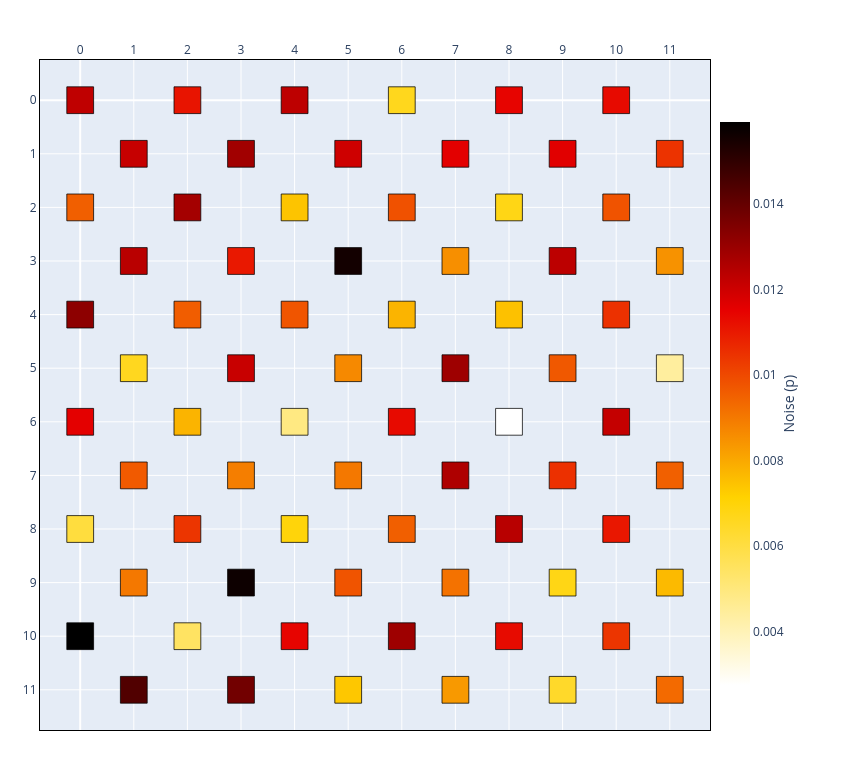

The notebook cell this image was saved under:
### Markdown cell above
## 3. Noise models

Real superconducting processors are heterogeneous: physical error rates vary
substantially across the lattice and are frequently correlated in space. Modeling this
heterogeneity faithfully is precisely why qSNOW represents noise as a per-qubit field
rather than a single global parameter.

Every qubit carries a `NoiseProfile` exposing a physical error rate `p` (a bounded float
on `[0, 0.75]`). `Chip` provides a family of *samplers* that populate `p` across the
lattice, each recording its parameters in the chip's metadata for provenance:

- **`generate_uniform_noise(p)`** — a homogeneous field; every qubit shares a single `p`.
- **`generate_random_noise(range)`** — independent draws from a uniform distribution
  over `range`.
- **`generate_gaussian_noise(mean, deviation)`** — independent draws from a truncated
  Gaussian.
- **`generate_derived_contour_noise(mean, deviation, slope=...)`** — a *spatially
  correlated* gradient, in which each site's error rate is derived from a smoothed
  neighborhood average, producing the contoured, non-i.i.d. structure characteristic of
  real devices.

Each sampler also populates the chip's **couplers**, deriving each edge's rate from the
two qubits it joins (section 6); each accepts a `seed` for reproducibility. Below we visualize the
three non-trivial fields with `noise_heatmap_style`, moving from fully independent
(Gaussian, random) to spatially correlated (contour).

### Code cell
# (a) Truncated-Gaussian field: i.i.d. draws about a target mean.
chip = Chip(6, 6)
chip.generate_gaussian_noise(mean=0.010, deviation=0.003, seed=42)

print("noise model :", chip.summary()["noise_model"])
print("p at (2, 2) :", chip.loc((2, 2)).noise.p)
chip.show(style=noise_heatmap_style(chip))

### Figure 1 — Plotly figure (JSON) as saved in the notebook; plotly's stock layout.template omitted (floating-point values rounded to 4 significant figures)
{"data": [{"hoverinfo": "text", "hovertext": ["(0, 0)<br>status=INACTIVE<br>noise=0.0123", "(0, 2)<br>status=INACTIVE<br>noise=0.0095", "(0, 4)<br>status=INACTIVE<br>noise=0.0132", "(0, 6)<br>status=INACTIVE<br>noise=0.0115", "(0, 8)<br>status=INACTIVE<br>noise=0.0061", "(0, 10)<br>status=INACTIVE<br>noise=0.0159", "(1, 1)<br>status=INACTIVE<br>noise=0.0121", "(1, 3)<br>status=INACTIVE<br>noise=0.0124", "(1, 5)<br>status=INACTIVE<br>noise=0.0066", "(1, 7)<br>status=INACTIVE<br>noise=0.0096", "(1, 9)<br>status=INACTIVE<br>noise=0.0090", "(1, 11)<br>status=INACTIVE<br>noise=0.0144", "(2, 0)<br>status=INACTIVE<br>noise=0.0111", "(2, 2)<br>status=INACTIVE<br>noise=0.0128", "(2, 4)<br>status=INACTIVE<br>noise=0.0096", "(2, 6)<br>status=INACTIVE<br>noise=0.0078", "(2, 8)<br>status=INACTIVE<br>noise=0.0104", "(2, 10)<br>status=INACTIVE<br>noise=0.0054", "(3, 1)<br>status=INACTIVE<br>noise=0.0128", "(3, 3)<br>status=INACTIVE<br>noise=0.0110", "(3, 5)<br>status=INACTIVE<br>noise=0.0121", "(3, 7)<br>status=INACTIVE<br>noise=0.0089", "(3, 9)<br>status=INACTIVE<br>noise=0.0157", "(3, 11)<br>status=INACTIVE<br>noise=0.0137", "(4, 0)<br>status=INACTIVE<br>noise=0.0123", "(4, 2)<br>status=INACTIVE<br>noise=0.0074", "(4, 4)<br>status=INACTIVE<br>noise=0.0097", "(4, 6)<br>status=INACTIVE<br>noise=0.0049", "(4, 8)<br>status=INACTIVE<br>noise=0.0069", "(4, 10)<br>status=INACTIVE<br>noise=0.0114", "(5, 1)<br>status=INACTIVE<br>noise=0.0120", "(5, 3)<br>status=INACTIVE<br>noise=0.0155", "(5, 5)<br>status=INACTIVE<br>noise=0.0086", "(5, 7)<br>status=INACTIVE<br>noise=0.0090", "(5, 9)<br>status=INACTIVE<br>noise=0.0098", "(5, 11)<br>status=INACTIVE<br>noise=0.0074", "(6, 0)<br>status=INACTIVE<br>noise=0.0066", "(6, 2)<br>status=INACTIVE<br>noise=0.0098", "(6, 4)<br>status=INACTIVE<br>noise=0.0078", "(6, 6)<br>status=INACTIVE<br>noise=0.0113", "(6, 8)<br>status=INACTIVE<br>noise=0.0095", "(6, 10)<br>status=INACTIVE<br>noise=0.0129", "(7, 1)<br>status=INACTIVE<br>noise=0.0116", "(7, 3)<br>status=INACTIVE<br>noise=0.0085", "(7, 5)<br>status=INACTIVE<br>noise=0.0129", "(7, 7)<br>status=INACTIVE<br>noise=0.0126", "(7, 9)<br>status=INACTIVE<br>noise=0.0091", "(7, 11)<br>status=INACTIVE<br>noise=0.0083", "(8, 0)<br>status=INACTIVE<br>noise=0.0114", "(8, 2)<br>status=INACTIVE<br>noise=0.0068", "(8, 4)<br>status=INACTIVE<br>noise=0.0075", "(8, 6)<br>status=INACTIVE<br>noise=0.0027", "(8, 8)<br>status=INACTIVE<br>noise=0.0124", "(8, 10)<br>status=INACTIVE<br>noise=0.0113", "(9, 1)<br>status=INACTIVE<br>noise=0.0116", "(9, 3)<br>status=INACTIVE<br>noise=0.0123", "(9, 5)<br>status=INACTIVE<br>noise=0.0097", "(9, 7)<br>status=INACTIVE<br>noise=0.0105", "(9, 9)<br>status=INACTIVE<br>noise=0.0068", "(9, 11)<br>status=INACTIVE<br>noise=0.0064", "(10, 0)<br>status=INACTIVE<br>noise=0.0113", "(10, 2)<br>status=INACTIVE<br>noise=0.0098", "(10, 4)<br>status=INACTIVE<br>noise=0.0105", "(10, 6)<br>status=INACTIVE<br>noise=0.0122", "(10, 8)<br>status=INACTIVE<br>noise=0.0110", "(10, 10)<br>status=INACTIVE<br>noise=0.0104", "(11, 1)<br>status=INACTIVE<br>noise=0.0104", "(11, 3)<br>status=INACTIVE<br>noise=0.0085", "(11, 5)<br>status=INACTIVE<br>noise=0.0044", "(11, 7)<br>status=INACTIVE<br>noise=0.0095", "(11, 9)<br>status=INACTIVE<br>noise=0.0076", "(11, 11)<br>status=INACTIVE<br>noise=0.0093"], "marker": {"cmax": 0.01591, "cmin": 0.00274, "color": [0.01226, 0.00954, 0.01322, 0.01155, 0.00606, 0.01591, 0.01213, 0.01238, 0.0066, 0.00963, 0.00901, 0.01436, 0.01111, 0.01278, 0.00957, 0.00776, 0.01041, 0.00544, 0.01284, 0.01101, 0.0121, 0.00888, 0.01567, 0.01373, 0.0123, 0.00742, 0.00975, 0.00489, 0.00695, 0.01143, 0.01198, 0.01554, 0.00865, 0.00901, 0.00977, 0.00736, 0.00663, 0.00982, 0.00776, 0.01132, 0.00953, 0.0129, 0.01158, 0.00854, 0.01289, 0.01258, 0.00914, 0.00833, 0.01143, 0.00676, 0.00748, 0.00274, 0.01239, 0.01128, 0.01162, 0.01232, 0.00969, 0.01052, 0.00676, 0.0064, 0.01131, 0.00978, 0.01049, 0.01217, 0.01103, 0.01041, 0.01045, 0.00846, 0.00441, 0.00952, 0.00763, 0.00931], "colorbar": {"len": 0.8701, "title": {"side": "right", "text": "Noise (p)"}, "x": 0.8701, "xanchor": "left", "y": 0.487, "yanchor": "middle"}, "colorscale": [[0, "rgb(255,255,255)"], [0.3333, "rgb(255,210,0)"], [0.6667, "rgb(230,0,0)"], [1, "rgb(0,0,0)"]], "opacity": 0, "showscale": true, "size": 20}, "mode": "markers", "name": "qubits", "type": "scattergl", "x": [0, 0, 0, 0, 0, 0, 1, 1, 1, 1, 1, 1, 2, 2, 2, 2, 2, 2, 3, 3, 3, 3, 3, 3, 4, 4, 4, 4, 4, 4, 5, 5, 5, 5, 5, 5, 6, 6, 6, 6, 6, 6, 7, 7, 7, 7, 7, 7, 8, 8, 8, 8, 8, 8, 9, 9, 9, 9, 9, 9, 10, 10, 10, 10, 10, 10, 11, 11, 11, 11, 11, 11], "y": [0, 2, 4, 6, 8, 10, 1, 3, 5, 7, 9, 11, 0, 2, 4, 6, 8, 10, 1, 3, 5, 7, 9, 11, 0, 2, 4, 6, 8, 10, 1, 3, 5, 7, 9, 11, 0, 2, 4, 6, 8, 10, 1, 3, 5, 7, 9, 11, 0, 2, 4, 6, 8, 10, 1, 3, 5, 7, 9, 11, 0, 2, 4, 6, 8, 10, 1, 3, 5, 7, 9, 11]}], "layout": {"height": 770, "margin": {"b": 40, "l": 40, "r": 40, "t": 60}, "shapes": [{"fillcolor": "rgb(191, 0, 0)", "layer": "above", "line": {"color": "black", "width": 0.75}, "opacity": 1, "type": "rect", "x0": -0.25, "x1": 0.25, "y0": -0.25, "y1": 0.25}, {"fillcolor": "rgb(241, 95, 0)", "layer": "above", "line": {"color": "black", "width": 0.75}, "opacity": 1, "type": "rect", "x0": -0.25, "x1": 0.25, "y0": 1.75, "y1": 2.25}, {"fillcolor": "rgb(141, 0, 0)", "layer": "above", "line": {"color": "black", "width": 0.75}, "opacity": 1, "type": "rect", "x0": -0.25, "x1": 0.25, "y0": 3.75, "y1": 4.25}, {"fillcolor": "rgb(228, 0, 0)", "layer": "above", "line": {"color": "black", "width": 0.75}, "opacity": 1, "type": "rect", "x0": -0.25, "x1": 0.25, "y0": 5.75, "y1": 6.25}, {"fillcolor": "rgb(255, 221, 62)", "layer": "above", "line": {"color": "black", "width": 0.75}, "opacity": 1, "type": "rect", "x0": -0.25, "x1": 0.25, "y0": 7.75, "y1": 8.25}, {"fillcolor": "rgb(0, 0, 0)", "layer": "above", "line": {"color": "black", "width": 0.75}, "opacity": 1, "type": "rect", "x0": -0.25, "x1": 0.25, "y0": 9.75, "y1": 10.25}, {"fillcolor": "rgb(198, 0, 0)", "layer": "above", "line": {"color": "black", "width": 0.75}, "opacity": 1, "type": "rect", "x0": 0.75, "x1": 1.25, "y0": 0.75, "y1": 1.25}, {"fillcolor": "rgb(185, 0, 0)", "layer": "above", "line": {"color": "black", "width": 0.75}, "opacity": 1, "type": "rect", "x0": 0.75, "x1": 1.25, "y0": 2.75, "y1": 3.25}, {"fillcolor": "rgb(255, 215, 31)", "layer": "above", "line": {"color": "black", "width": 0.75}, "opacity": 1, "type": "rect", "x0": 0.75, "x1": 1.25, "y0": 4.75, "y1": 5.25}, {"fillcolor": "rgb(241, 90, 0)", "layer": "above", "line": {"color": "black", "width": 0.75}, "opacity": 1, "type": "rect", "x0": 0.75, "x1": 1.25, "y0": 6.75, "y1": 7.25}, {"fillcolor": "rgb(244, 120, 0)", "layer": "above", "line": {"color": "black", "width": 0.75}, "opacity": 1, "type": "rect", "x0": 0.75, "x1": 1.25, "y0": 8.75, "y1": 9.25}, {"fillcolor": "rgb(81, 0, 0)", "layer": "above", "line": {"color": "black", "width": 0.75}, "opacity": 1, "type": "rect", "x0": 0.75, "x1": 1.25, "y0": 10.75, "y1": 11.25}, {"fillcolor": "rgb(232, 20, 0)", "layer": "above", "line": {"color": "black", "width": 0.75}, "opacity": 1, "type": "rect", "x0": 1.75, "x1": 2.25, "y0": -0.25, "y1": 0.25}, {"fillcolor": "rgb(164, 0, 0)", "layer": "above", "line": {"color": "black", "width": 0.75}, "opacity": 1, "type": "rect", "x0": 1.75, "x1": 2.25, "y0": 1.75, "y1": 2.25}, {"fillcolor": "rgb(241, 93, 0)", "layer": "above", "line": {"color": "black", "width": 0.75}, "opacity": 1, "type": "rect", "x0": 1.75, "x1": 2.25, "y0": 3.75, "y1": 4.25}, {"fillcolor": "rgb(251, 180, 0)", "layer": "above", "line": {"color": "black", "width": 0.75}, "opacity": 1, "type": "rect", "x0": 1.75, "x1": 2.25, "y0": 5.75, "y1": 6.25}, {"fillcolor": "rgb(236, 53, 0)", "layer": "above", "line": {"color": "black", "width": 0.75}, "opacity": 1, "type": "rect", "x0": 1.75, "x1": 2.25, "y0": 7.75, "y1": 8.25}, {"fillcolor": "rgb(255, 227, 98)", "layer": "above", "line": {"color": "black", "width": 0.75}, "opacity": 1, "type": "rect", "x0": 1.75, "x1": 2.25, "y0": 9.75, "y1": 10.25}, {"fillcolor": "rgb(161, 0, 0)", "layer": "above", "line": {"color": "black", "width": 0.75}, "opacity": 1, "type": "rect", "x0": 2.75, "x1": 3.25, "y0": 0.75, "y1": 1.25}, {"fillcolor": "rgb(233, 24, 0)", "layer": "above", "line": {"color": "black", "width": 0.75}, "opacity": 1, "type": "rect", "x0": 2.75, "x1": 3.25, "y0": 2.75, "y1": 3.25}, {"fillcolor": "rgb(200, 0, 0)", "layer": "above", "line": {"color": "black", "width": 0.75}, "opacity": 1, "type": "rect", "x0": 2.75, "x1": 3.25, "y0": 4.75, "y1": 5.25}, {"fillcolor": "rgb(245, 126, 0)", "layer": "above", "line": {"color": "black", "width": 0.75}, "opacity": 1, "type": "rect", "x0": 2.75, "x1": 3.25, "y0": 6.75, "y1": 7.25}, {"fillcolor": "rgb(13, 0, 0)", "layer": "above", "line": {"color": "black", "width": 0.75}, "opacity": 1, "type": "rect", "x0": 2.75, "x1": 3.25, "y0": 8.75, "y1": 9.25}, {"fillcolor": "rgb(114, 0, 0)", "layer": "above", "line": {"color": "black", "width": 0.75}, "opacity": 1, "type": "rect", "x0": 2.75, "x1": 3.25, "y0": 10.75, "y1": 11.25}, {"fillcolor": "rgb(189, 0, 0)", "layer": "above", "line": {"color": "black", "width": 0.75}, "opacity": 1, "type": "rect", "x0": 3.75, "x1": 4.25, "y0": -0.25, "y1": 0.25}, {"fillcolor": "rgb(253, 196, 0)", "layer": "above", "line": {"color": "black", "width": 0.75}, "opacity": 1, "type": "rect", "x0": 3.75, "x1": 4.25, "y0": 1.75, "y1": 2.25}, {"fillcolor": "rgb(240, 85, 0)", "layer": "above", "line": {"color": "black", "width": 0.75}, "opacity": 1, "type": "rect", "x0": 3.75, "x1": 4.25, "y0": 3.75, "y1": 4.25}, {"fillcolor": "rgb(255, 233, 130)", "layer": "above", "line": {"color": "black", "width": 0.75}, "opacity": 1, "type": "rect", "x0": 3.75, "x1": 4.25, "y0": 5.75, "y1": 6.25}, {"fillcolor": "rgb(255, 212, 10)", "layer": "above", "line": {"color": "black", "width": 0.75}, "opacity": 1, "type": "rect", "x0": 3.75, "x1": 4.25, "y0": 7.75, "y1": 8.25}, {"fillcolor": "rgb(231, 4, 0)", "layer": "above", "line": {"color": "black", "width": 0.75}, "opacity": 1, "type": "rect", "x0": 3.75, "x1": 4.25, "y0": 9.75, "y1": 10.25}, {"fillcolor": "rgb(206, 0, 0)", "layer": "above", "line": {"color": "black", "width": 0.75}, "opacity": 1, "type": "rect", "x0": 4.75, "x1": 5.25, "y0": 0.75, "y1": 1.25}, {"fillcolor": "rgb(19, 0, 0)", "layer": "above", "line": {"color": "black", "width": 0.75}, "opacity": 1, "type": "rect", "x0": 4.75, "x1": 5.25, "y0": 2.75, "y1": 3.25}, {"fillcolor": "rgb(246, 137, 0)", "layer": "above", "line": {"color": "black", "width": 0.75}, "opacity": 1, "type": "rect", "x0": 4.75, "x1": 5.25, "y0": 4.75, "y1": 5.25}, {"fillcolor": "rgb(244, 120, 0)", "layer": "above", "line": {"color": "black", "width": 0.75}, "opacity": 1, "type": "rect", "x0": 4.75, "x1": 5.25, "y0": 6.75, "y1": 7.25}, {"fillcolor": "rgb(240, 84, 0)", "layer": "above", "line": {"color": "black", "width": 0.75}, "opacity": 1, "type": "rect", "x0": 4.75, "x1": 5.25, "y0": 8.75, "y1": 9.25}, {"fillcolor": "rgb(254, 199, 0)", "layer": "above", "line": {"color": "black", "width": 0.75}, "opacity": 1, "type": "rect", "x0": 4.75, "x1": 5.25, "y0": 10.75, "y1": 11.25}, {"fillcolor": "rgb(255, 215, 29)", "layer": "above", "line": {"color": "black", "width": 0.75}, "opacity": 1, "type": "rect", "x0": 5.75, "x1": 6.25, "y0": -0.25, "y1": 0.25}, {"fillcolor": "rgb(240, 81, 0)", "layer": "above", "line": {"color": "black", "width": 0.75}, "opacity": 1, "type": "rect", "x0": 5.75, "x1": 6.25, "y0": 1.75, "y1": 2.25}, {"fillcolor": "rgb(251, 180, 0)", "layer": "above", "line": {"color": "black", "width": 0.75}, "opacity": 1, "type": "rect", "x0": 5.75, "x1": 6.25, "y0": 3.75, "y1": 4.25}, {"fillcolor": "rgb(231, 10, 0)", "layer": "above", "line": {"color": "black", "width": 0.75}, "opacity": 1, "type": "rect", "x0": 5.75, "x1": 6.25, "y0": 5.75, "y1": 6.25}, {"fillcolor": "rgb(241, 95, 0)", "layer": "above", "line": {"color": "black", "width": 0.75}, "opacity": 1, "type": "rect", "x0": 5.75, "x1": 6.25, "y0": 7.75, "y1": 8.25}, {"fillcolor": "rgb(158, 0, 0)", "layer": "above", "line": {"color": "black", "width": 0.75}, "opacity": 1, "type": "rect", "x0": 5.75, "x1": 6.25, "y0": 9.75, "y1": 10.25}, {"fillcolor": "rgb(227, 0, 0)", "layer": "above", "line": {"color": "black", "width": 0.75}, "opacity": 1, "type": "rect", "x0": 6.75, "x1": 7.25, "y0": 0.75, "y1": 1.25}, {"fillcolor": "rgb(247, 143, 0)", "layer": "above", "line": {"color": "black", "width": 0.75}, "opacity": 1, "type": "rect", "x0": 6.75, "x1": 7.25, "y0": 2.75, "y1": 3.25}, {"fillcolor": "rgb(158, 0, 0)", "layer": "above", "line": {"color": "black", "width": 0.75}, "opacity": 1, "type": "rect", "x0": 6.75, "x1": 7.25, "y0": 4.75, "y1": 5.25}, {"fillcolor": "rgb(174, 0, 0)", "layer": "above", "line": {"color": "black", "width": 0.75}, "opacity": 1, "type": "rect", "x0": 6.75, "x1": 7.25, "y0": 6.75, "y1": 7.25}, {"fillcolor": "rgb(244, 114, 0)", "layer": "above", "line": {"color": "black", "width": 0.75}, "opacity": 1, "type": "rect", "x0": 6.75, "x1": 7.25, "y0": 8.75, "y1": 9.25}, {"fillcolor": "rgb(248, 153, 0)", "layer": "above", "line": {"color": "black", "width": 0.75}, "opacity": 1, "type": "rect", "x0": 6.75, "x1": 7.25, "y0": 10.75, "y1": 11.25}, {"fillcolor": "rgb(231, 4, 0)", "layer": "above", "line": {"color": "black", "width": 0.75}, "opacity": 1, "type": "rect", "x0": 7.75, "x1": 8.25, "y0": -0.25, "y1": 0.25}, {"fillcolor": "rgb(255, 214, 21)", "layer": "above", "line": {"color": "black", "width": 0.75}, "opacity": 1, "type": "rect", "x0": 7.75, "x1": 8.25, "y0": 1.75, "y1": 2.25}, {"fillcolor": "rgb(253, 193, 0)", "layer": "above", "line": {"color": "black", "width": 0.75}, "opacity": 1, "type": "rect", "x0": 7.75, "x1": 8.25, "y0": 3.75, "y1": 4.25}, {"fillcolor": "rgb(255, 255, 255)", "layer": "above", "line": {"color": "black", "width": 0.75}, "opacity": 1, "type": "rect", "x0": 7.75, "x1": 8.25, "y0": 5.75, "y1": 6.25}, {"fillcolor": "rgb(184, 0, 0)", "layer": "above", "line": {"color": "black", "width": 0.75}, "opacity": 1, "type": "rect", "x0": 7.75, "x1": 8.25, "y0": 7.75, "y1": 8.25}, {"fillcolor": "rgb(231, 11, 0)", "layer": "above", "line": {"color": "black", "width": 0.75}, "opacity": 1, "type": "rect", "x0": 7.75, "x1": 8.25, "y0": 9.75, "y1": 10.25}, {"fillcolor": "rgb(225, 0, 0)", "layer": "above", "line": {"color": "black", "width": 0.75}, "opacity": 1, "type": "rect", "x0": 8.75, "x1": 9.25, "y0": 0.75, "y1": 1.25}, {"fillcolor": "rgb(188, 0, 0)", "layer": "above", "line": {"color": "black", "width": 0.75}, "opacity": 1, "type": "rect", "x0": 8.75, "x1": 9.25, "y0": 2.75, "y1": 3.25}, {"fillcolor": "rgb(240, 88, 0)", "layer": "above", "line": {"color": "black", "width": 0.75}, "opacity": 1, "type": "rect", "x0": 8.75, "x1": 9.25, "y0": 4.75, "y1": 5.25}, {"fillcolor": "rgb(236, 48, 0)", "layer": "above", "line": {"color": "black", "width": 0.75}, "opacity": 1, "type": "rect", "x0": 8.75, "x1": 9.25, "y0": 6.75, "y1": 7.25}, {"fillcolor": "rgb(255, 214, 21)", "layer": "above", "line": {"color": "black", "width": 0.75}, "opacity": 1, "type": "rect", "x0": 8.75, "x1": 9.25, "y0": 8.75, "y1": 9.25}, {"fillcolor": "rgb(255, 217, 42)", "layer": "above", "line": {"color": "black", "width": 0.75}, "opacity": 1, "type": "rect", "x0": 8.75, "x1": 9.25, "y0": 10.75, "y1": 11.25}, {"fillcolor": "rgb(231, 10, 0)", "layer": "above", "line": {"color": "black", "width": 0.75}, "opacity": 1, "type": "rect", "x0": 9.75, "x1": 10.25, "y0": -0.25, "y1": 0.25}, {"fillcolor": "rgb(240, 83, 0)", "layer": "above", "line": {"color": "black", "width": 0.75}, "opacity": 1, "type": "rect", "x0": 9.75, "x1": 10.25, "y0": 1.75, "y1": 2.25}, {"fillcolor": "rgb(236, 49, 0)", "layer": "above", "line": {"color": "black", "width": 0.75}, "opacity": 1, "type": "rect", "x0": 9.75, "x1": 10.25, "y0": 3.75, "y1": 4.25}, {"fillcolor": "rgb(196, 0, 0)", "layer": "above", "line": {"color": "black", "width": 0.75}, "opacity": 1, "type": "rect", "x0": 9.75, "x1": 10.25, "y0": 5.75, "y1": 6.25}, {"fillcolor": "rgb(233, 23, 0)", "layer": "above", "line": {"color": "black", "width": 0.75}, "opacity": 1, "type": "rect", "x0": 9.75, "x1": 10.25, "y0": 7.75, "y1": 8.25}, {"fillcolor": "rgb(236, 53, 0)", "layer": "above", "line": {"color": "black", "width": 0.75}, "opacity": 1, "type": "rect", "x0": 9.75, "x1": 10.25, "y0": 9.75, "y1": 10.25}, {"fillcolor": "rgb(236, 51, 0)", "layer": "above", "line": {"color": "black", "width": 0.75}, "opacity": 1, "type": "rect", "x0": 10.75, "x1": 11.25, "y0": 0.75, "y1": 1.25}, {"fillcolor": "rgb(247, 146, 0)", "layer": "above", "line": {"color": "black", "width": 0.75}, "opacity": 1, "type": "rect", "x0": 10.75, "x1": 11.25, "y0": 2.75, "y1": 3.25}, {"fillcolor": "rgb(255, 238, 158)", "layer": "above", "line": {"color": "black", "width": 0.75}, "opacity": 1, "type": "rect", "x0": 10.75, "x1": 11.25, "y0": 4.75, "y1": 5.25}, {"fillcolor": "rgb(241, 96, 0)", "layer": "above", "line": {"color": "black", "width": 0.75}, "opacity": 1, "type": "rect", "x0": 10.75, "x1": 11.25, "y0": 6.75, "y1": 7.25}, {"fillcolor": "rgb(252, 186, 0)", "layer": "above", "line": {"color": "black", "width": 0.75}, "opacity": 1, "type": "rect", "x0": 10.75, "x1": 11.25, "y0": 8.75, "y1": 9.25}, {"fillcolor": "rgb(243, 106, 0)", "layer": "above", "line": {"color": "black", "width": 0.75}, "opacity": 1, "type": "rect", "x0": 10.75, "x1": 11.25, "y0": 10.75, "y1": 11.25}], "showlegend": false, "width": 850, "xaxis": {"domain": [0, 0.8701], "dtick": 1, "linecolor": "black", "linewidth": 1, "mirror": true, "range": [-0.75, 11.75], "showgrid": true, "showline": true, "side": "top", "zeroline": true}, "yaxis": {"dtick": 1, "linecolor": "black", "linewidth": 1, "mirror": true, "range": [11.75, -0.75], "scaleanchor": "x", "scaleratio": 1, "showgrid": true, "showline": true, "zeroline": true}}}
